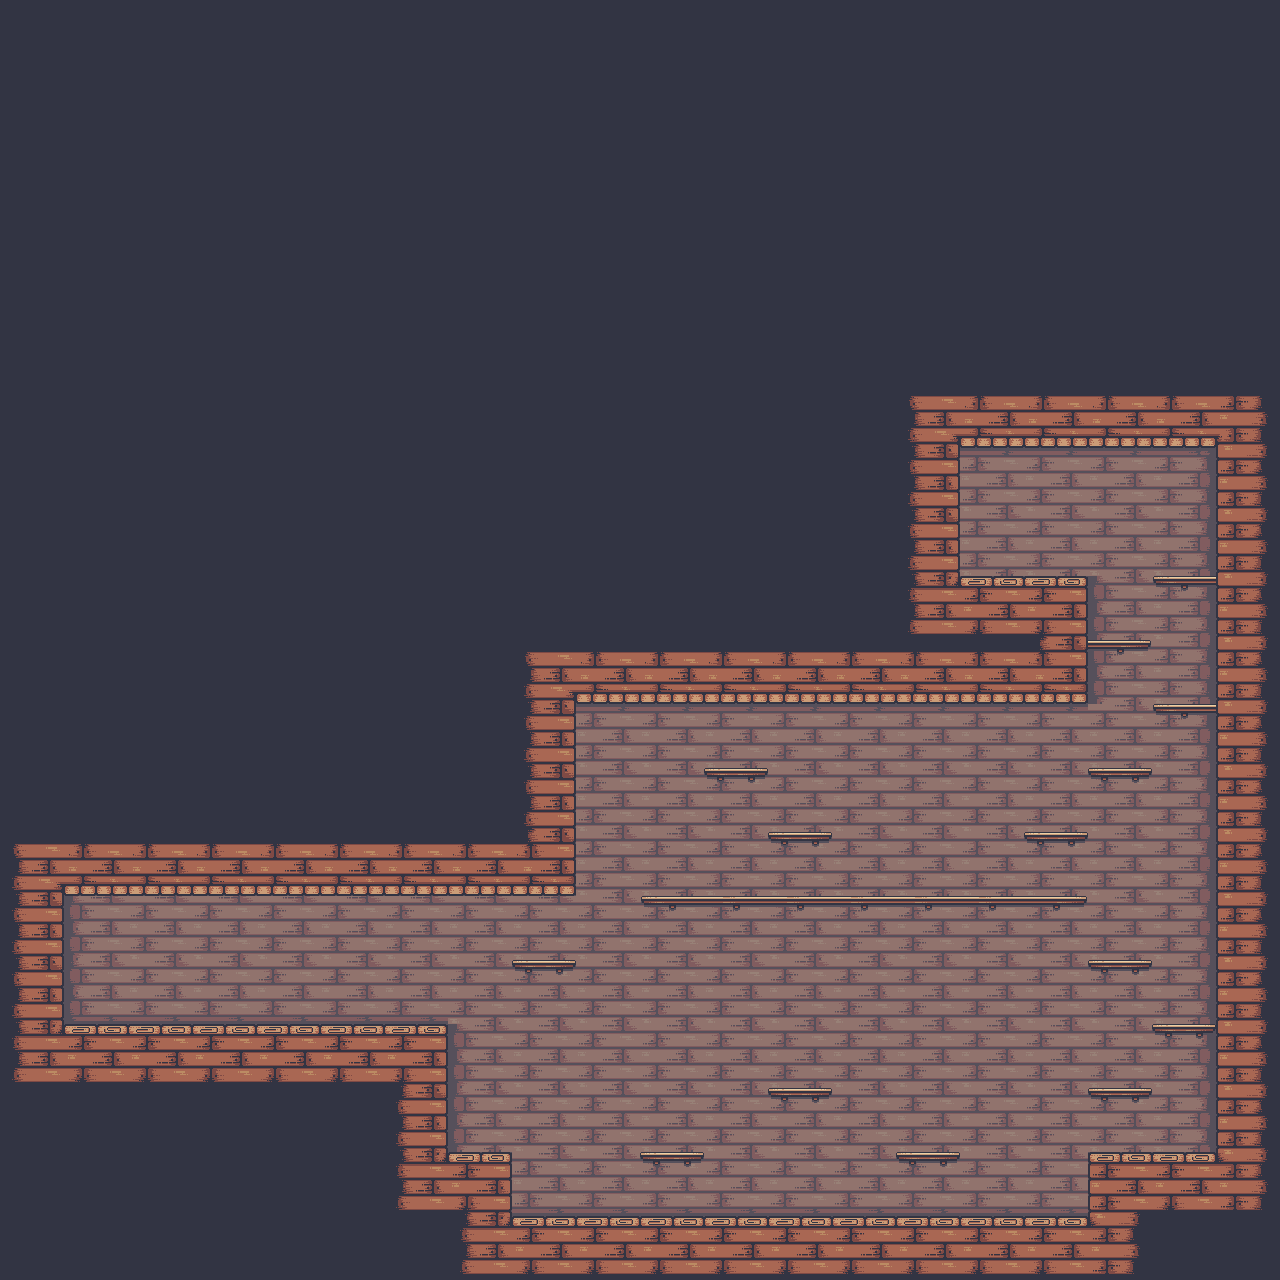

Tiled map render using the project's own tile images. Description and the map definition, with tile-layer contents summarised, below:
An orthogonal 20x20 tile map with 64x64 px tiles, 3 tile layers (hidden_passage, ground, platforms), 20 tilesets and 17 objects (door_in, candle2).

<map version="1.9" tiledversion="1.9.2" orientation="orthogonal" renderorder="right-down" width="20" height="20" tilewidth="64" tileheight="64" infinite="0" nextlayerid="31" nextobjectid="122">
 <editorsettings>
  <export target="demo_level2.json" format="json" />
 </editorsettings>
 <tileset firstgid="1" name="tileset" tilewidth="64" tileheight="64" tilecount="36" columns="6">
  <image source="tiled/tileset.png" width="384" height="384" />
 </tileset>
 <tileset firstgid="37" name="bald_pirate" tilewidth="63" tileheight="67" tilecount="1" columns="1">
  <image source="Objects/bald_pirate.png" width="63" height="67" />
  <tile id="0" class="BaldPirate">
   <properties>
    <property name="className" value="BaldPirate" />
    <property name="texture" value="bald_pirate" />
   </properties>
  </tile>
 </tileset>
 <tileset firstgid="38" name="barrel" tilewidth="42" tileheight="44" tilecount="1" columns="1">
  <image source="Objects/barrel.png" width="42" height="44" />
  <tile id="0">
   <properties>
    <property name="texture" value="barrel" />
   </properties>
  </tile>
 </tileset>
 <tileset firstgid="39" name="big_chain" tilewidth="9" tileheight="100" tilecount="1" columns="1">
  <image source="Objects/big_chain.png" width="9" height="100" />
 </tileset>
 <tileset firstgid="40" name="big_guy" tilewidth="77" tileheight="74" tilecount="1" columns="1">
  <image source="Objects/big_guy.png" width="77" height="74" />
 </tileset>
 <tileset firstgid="41" name="blue_bottle" tilewidth="16" tileheight="21" tilecount="1" columns="1">
  <image source="Objects/blue_bottle.png" width="16" height="21" />
  <tile id="0">
   <properties>
    <property name="texture" value="blue_bottle" />
   </properties>
  </tile>
 </tileset>
 <tileset firstgid="42" name="bomb_guy" tilewidth="58" tileheight="58" tilecount="1" columns="1">
  <image source="Objects/bomb_guy.png" width="58" height="58" />
 </tileset>
 <tileset firstgid="43" name="candle" tilewidth="14" tileheight="32" tilecount="1" columns="1">
  <image source="Objects/candle.png" width="14" height="32" />
 </tileset>
 <tileset firstgid="44" name="canon" tilewidth="62" tileheight="46" tilecount="1" columns="1">
  <image source="Objects/canon.png" width="62" height="46" />
  <tile id="0" class="Canon">
   <properties>
    <property name="className" value="Canon" />
    <property name="texture" value="canon" />
   </properties>
  </tile>
 </tileset>
 <tileset firstgid="45" name="capitan" class="Capitan" tilewidth="80" tileheight="72" tilecount="1" columns="1">
  <image source="Objects/capitan.png" width="80" height="72" />
  <tile id="0" class="Capitan">
   <properties>
    <property name="className" value="Capitan" />
    <property name="texture" value="capitan" />
   </properties>
  </tile>
 </tileset>
 <tileset firstgid="46" name="chair" tilewidth="32" tileheight="56" tilecount="1" columns="1">
  <image source="Objects/chair.png" width="32" height="56" />
  <tile id="0">
   <properties>
    <property name="texture" value="chair" />
   </properties>
  </tile>
 </tileset>
 <tileset firstgid="47" name="cucumber" tilewidth="64" tileheight="68" tilecount="1" columns="1">
  <image source="Objects/cucumber.png" width="64" height="68" />
  <tile id="0">
   <properties>
    <property name="className" value="Cucumber" />
    <property name="texture" value="cucumber" />
   </properties>
  </tile>
 </tileset>
 <tileset firstgid="48" name="green_bottle" tilewidth="14" tileheight="24" tilecount="1" columns="1">
  <image source="Objects/green_bottle.png" width="14" height="24" />
  <tile id="0">
   <properties>
    <property name="texture" value="green_bottle" />
   </properties>
  </tile>
 </tileset>
 <tileset firstgid="49" name="red_bottle" tilewidth="16" tileheight="31" tilecount="1" columns="1">
  <image source="Objects/red_bottle.png" width="16" height="31" />
  <tile id="0">
   <properties>
    <property name="texture" value="red_bottle" />
   </properties>
  </tile>
 </tileset>
 <tileset firstgid="50" name="skull" tilewidth="19" tileheight="14" tilecount="1" columns="1">
  <image source="Objects/skull.png" width="19" height="14" />
  <tile id="0">
   <properties>
    <property name="texture" value="skull" />
   </properties>
  </tile>
 </tileset>
 <tileset firstgid="51" name="small_chain" tilewidth="9" tileheight="52" tilecount="1" columns="1">
  <image source="Objects/small_chain.png" width="9" height="52" />
 </tileset>
 <tileset firstgid="52" name="table" tilewidth="80" tileheight="32" tilecount="1" columns="1">
  <image source="Objects/table.png" width="80" height="32" />
  <tile id="0">
   <properties>
    <property name="texture" value="table" />
   </properties>
  </tile>
 </tileset>
 <tileset firstgid="53" name="window" tilewidth="56" tileheight="61" tilecount="1" columns="1">
  <image source="Objects/window.png" width="58" height="61" />
 </tileset>
 <tileset firstgid="54" name="door" tilewidth="78" tileheight="96" tilecount="1" columns="1">
  <image source="../src/tiled/Objects/door.png" width="78" height="96" />
 </tileset>
 <tileset firstgid="55" source="key.tsx" />
 <layer id="29" name="hidden_passage" width="20" height="20">
  <data>[400 cells, 0 non-empty, 0 distinct tile ids]</data>
 </layer>
 <layer id="1" name="ground" width="20" height="20">
  <data>[400 cells, 400 non-empty, 19 distinct tile ids]</data>
 </layer>
 <layer id="3" name="platforms" width="20" height="20">
  <data>[400 cells, 21 non-empty, 4 distinct tile ids]</data>
 </layer>
 <objectgroup id="6" name="doors" offsetx="1.33333" offsety="0">
  <object id="7" name="door_in" gid="54" x="985" y="576" width="78" height="96">
   <properties>
    <property name="id" value="0" />
   </properties>
  </object>
 </objectgroup>
 <objectgroup id="30" name="keys">
  <object id="121" gid="55" x="1170" y="570.5" width="24" height="24" />
 </objectgroup>
 <objectgroup id="28" name="windows">
  <object id="113" gid="53" x="896" y="1024" width="56" height="61" />
  <object id="114" gid="53" x="704" y="1024" width="56" height="61" />
 </objectgroup>
 <objectgroup id="27" name="decorations">
  <object id="98" gid="41" x="301.938" y="1023.88" width="16" height="21" />
  <object id="99" gid="52" x="768" y="1216" width="80" height="32" />
  <object id="100" gid="46" x="727" y="1216" width="32" height="56" />
  <object id="101" gid="2147483694" x="857" y="1216" width="32" height="56" />
  <object id="102" gid="48" x="776.875" y="1183.88" width="14" height="24" />
  <object id="103" gid="49" x="792.375" y="1183.88" width="16" height="31" />
  <object id="104" gid="49" x="808.875" y="1183.75" width="16" height="31" />
  <object id="105" gid="50" x="894.091" y="1215.18" width="19" height="14" />
  <object id="106" gid="50" x="828.091" y="1183.55" width="19" height="14" />
  <object id="107" gid="41" x="704" y="1216" width="16" height="21" />
  <object id="108" gid="41" x="685.609" y="1215.7" width="16" height="21" />
 </objectgroup>
 <objectgroup id="10" name="candles">
  <object id="12" name="candle2" gid="43" x="896" y="832" width="14" height="32" />
 </objectgroup>
 <objectgroup id="11" name="small_chains" />
 <objectgroup id="12" name="big_chains" />
 <objectgroup id="26" name="enemies">
  <object id="119" gid="47" x="768" y="1216" width="64" height="68" />
 </objectgroup>
</map>
